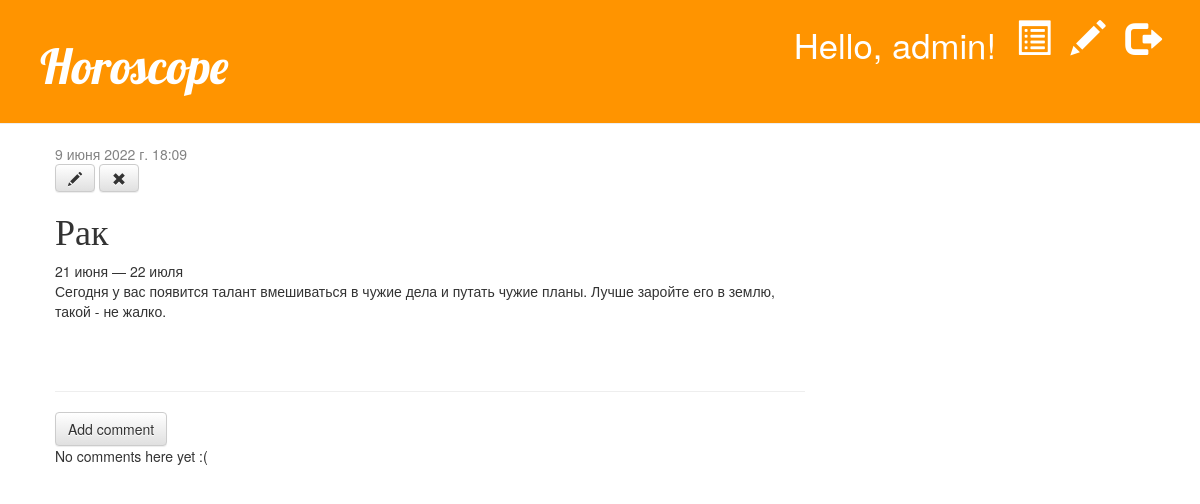
The app's page /post/4/ (signed in) with its own data.
### blog/models.py (models this page shows, shortened)
class Post(models.Model):
    author = models.ForeignKey(settings.AUTH_USER_MODEL, on_delete=models.CASCADE)
    title = models.CharField(max_length=200)
    text = models.TextField()
    created_date = models.DateTimeField(default=timezone.now)
    published_date = models.DateTimeField(blank=True, null=True)

### blog/views.py (the view)
# urls.py: path('post/<int:pk>/', views.post_detail, name='post_detail'),
@login_required
def post_detail(request, pk):
    post = get_object_or_404(Post, pk=pk)
    return render(request, 'blog/post_detail.html', {'post': post})

### templates/blog/post_detail.html
{% extends 'blog/base.html' %}
{% block content %}
    <div class="post">
        {% if post.published_date %}
            <div class="date">
                {{ post.published_date }}
            </div>
        {% else %}
            <a class="btn btn-default" href="{% url 'post_publish' pk=post.pk %}">Publish</a>
        {% endif %}
        {% if user.is_authenticated %}
            <a class="btn btn-default" href="{% url 'post_edit' pk=post.pk %}"><span class="glyphicon glyphicon-pencil"></span></a>
            <a class="btn btn-default" href="{% url 'post_remove' pk=post.pk %}"><span class="glyphicon glyphicon-remove"></span></a>
        {% endif %}
        <h1>{{ post.title }}</h1>
        <p>{{ post.text|linebreaksbr }}</p>
    </div>
    <hr>
    <a class="btn btn-default" href="{% url 'add_comment_to_post' pk=post.pk %}">Add comment</a>
    {% for comment in post.comments.all %}
        {% if user.is_authenticated or comment.approved_comment %}
        <div class="comment">
            <div class="date">
                {{ comment.created_date }}
                {% if not comment.approved_comment %}
                    <a class="btn btn-default" href="{% url 'comment_remove' pk=comment.pk %}"><span class="glyphicon glyphicon-remove"></span></a>
                    <a class="btn btn-default" href="{% url 'comment_approve' pk=comment.pk %}"><span class="glyphicon glyphicon-ok"></span></a>
                {% endif %}
            </div>
            <strong>{{ comment.author }}</strong>
            <p>{{ comment.text|linebreaks }}</p>
        </div>
        {% endif %}
    {% empty %}
        <p>No comments here yet :(</p>
    {% endfor %}
{% endblock %}

### templates/blog/base.html (shortened to what this page needs)
{% load static %}
<html>
    <head>
        <link rel="stylesheet" href="//maxcdn.bootstrapcdn.com/bootstrap/3.2.0/css/bootstrap.min.css">
        <link rel="stylesheet" href="//maxcdn.bootstrapcdn.com/bootstrap/3.2.0/css/bootstrap-theme.min.css">
        <link rel="stylesheet" href="{% static 'css/blog.css' %}">
    </head>
    <body>
        <div class="page-header">
            {% if user.is_authenticated %}
                <a href="{% url 'logout' %}" class="top-menu"><span title='Log out' class="glyphicon glyphicon-log-out"></span></a>
                <a href="{% url 'post_new' %}" class="top-menu"><span title='New post' class="glyphicon glyphicon-pencil"></span></a>
                <a href="{% url 'post_draft_list' %}" class="top-menu"><span title='Draft' class="glyphicon glyphicon-list-alt"></span></a>
                <p class="top-menu">Hello, {{ user.username }}! </p>
            {% else %}
                <a href="{% url 'login' %}" class="top-menu"><span class="glyphicon glyphicon-lock"></span></a>
            {% endif %}
            <h1><a href="/">Horoscope</a></h1>
        </div>
        <div class="content container">
            <div class="row">
                <div class="col-md-8">
                {% block content %}
                {% endblock %}
                </div>
            </div>
        </div>
    </body>
</html>

### blog/static/css/blog.css (style rules this page uses)
.page-header { background-color: #ff9400; margin-top: 0; padding: 20px 20px 20px 40px; }
.page-header h1, .page-header h1 a, .page-header h1 a:visited, .page-header h1 a:active { color: #ffffff; font-size: 36pt; text-decoration: none; }
.content { margin-left: 40px; }
h1, h2, h3, h4 { font-family: 'Lobster', cursive; }
.date { color: #828282; }
.top-menu, .top-menu:hover, .top-menu:visited { color: #ffffff; float: right; font-size: 26pt; margin-right: 20px; }
.post { margin-bottom: 70px; }

### records on screen
Post: published_date "9 июня 2022 г. 18:09", title "Рак", text "21 июня — 22 июля Сегодня у вас появится талант вмешиваться в чужие дела и путать чужие планы. Лучше заройте его в землю, такой - не жалко."

### other values on screen
{{ user.username }} "admin"
